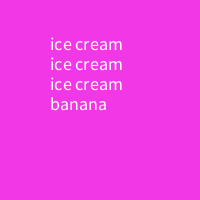
Frame 1 (no input)
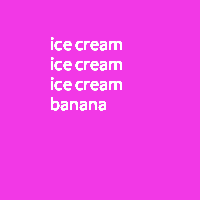
Frame 60 (the mouse pressed at the canvas centre just before this capture)
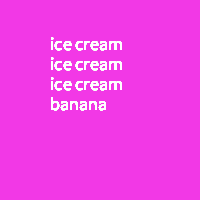
Frame 120 (the mouse held since frame 60 and released just before this capture)

The Processing sketch that drew these frames (run headless with seeded random() and noise(); from frame 60 on, the mouse is pressed at the canvas centre):

// Processing sketch: banana_split
// ── banana_split.pde
// Use the code below to print “ice cream ice cream ice cream banana” to the screen. 
// However, you can only use the words "ice cream" once in your code

void setup() {
  size(200, 200);
  background(#F238E6);
}

void draw() {
  String displayText = "ice cream";
  textSize(18);
  int yPos = 50;
  for(int i = 0; i < 4; i++) {
    if (i == 3) displayText = "banana";
    text(displayText, 50, yPos);
    yPos += 20;
  }
}
